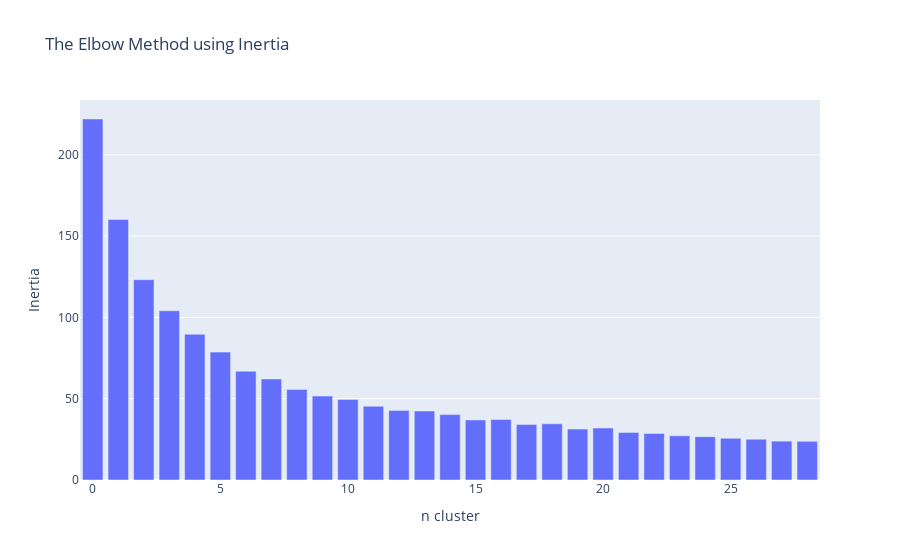

Notebook cell for this chart:
### Code cell
Inertias = pd.DataFrame(inertias,columns=["Inertia"])
Inertias.index.name = 'n cluster'
title = 'The Elbow Method using Inertia'
fig = px.bar(Inertias,y="Inertia",title=title)
fig.show()
fig.write_html(title+".html")

### Figure 1 — Plotly figure (JSON) as saved in the notebook; plotly's stock layout.template omitted (floating-point values rounded to 4 significant figures)
{"data": [{"alignmentgroup": "True", "hovertemplate": "n cluster=%{x}<br>Inertia=%{y}<extra></extra>", "legendgroup": "", "marker": {"color": "#636efa", "pattern": {"shape": ""}}, "name": "", "offsetgroup": "", "orientation": "v", "showlegend": false, "textposition": "auto", "type": "bar", "x": [0, 1, 2, 3, 4, 5, 6, 7, 8, 9, 10, 11, 12, 13, 14, 15, 16, 17, 18, 19, 20, 21, 22, 23, 24, 25, 26, 27, 28], "xaxis": "x", "y": [222.0, 160.2, 123.2, 104.1, 89.64, 78.67, 66.89, 62.13, 55.74, 51.62, 49.58, 45.36, 42.81, 42.43, 40.21, 36.95, 37.18, 34.09, 34.57, 31.3, 31.99, 29.28, 28.64, 27.19, 26.65, 25.67, 25.06, 23.9, 23.8], "yaxis": "y"}], "layout": {"barmode": "relative", "legend": {"tracegroupgap": 0}, "title": {"text": "The Elbow Method using Inertia"}, "xaxis": {"anchor": "y", "domain": [0, 1], "title": {"text": "n cluster"}}, "yaxis": {"anchor": "x", "domain": [0, 1], "title": {"text": "Inertia"}}}}
